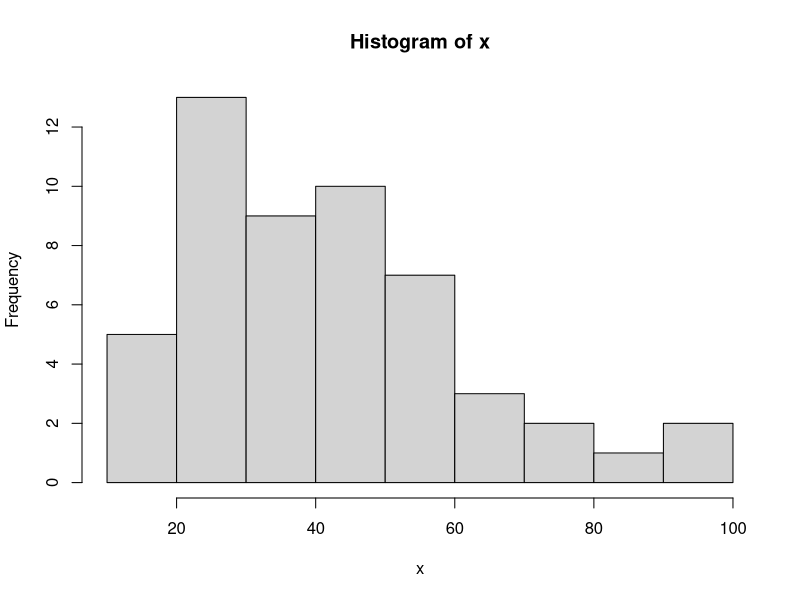
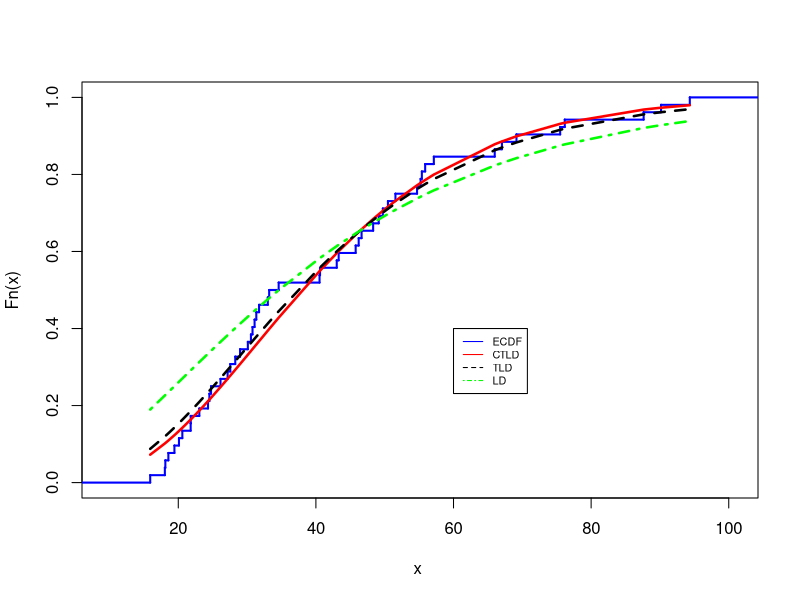

The R source for these figures, in order:

##################################
###### Graph Empirical PDF #######
##################################

#############################
### LIndley Distribution  ###
############################

##########################################
#### The extreme wind speed Data Set  ####
##########################################



x= c( 24.52, 69.15, 33.21, 30.79, 18.12, 94.34, 55.40, 28.28,
      49.73, 15.92, 21.81, 21.80, 30.56, 18.56, 87.63, 40.53,
      43.31, 20.10, 27.56, 90.16, 57.14, 28.98, 43.03, 49.13,
      50.47, 31.09, 27.17, 20.59, 65.99, 18.05, 19.44, 54.70,
      31.34, 48.32, 30.11, 46.22, 40.60, 24.76, 46.64, 75.50,
      45.78, 26.14, 23.06, 33.01, 51.56, 55.22, 67.04, 34.59,
      24.32, 55.88, 31.74, 76.17)


v= sort(x)

x=v
hist(x)




#########################################
### Cubic Transmuted Empirical CDF ######
#########################################


ecdf(x)
plot.stepfun(ecdf(x),main = "",
             xlab = "x ", ylab = "Fn(x)" , col.vert = "blue",col = "blue",cex=0.001,lwd=2)

##############################
### Cubic Transmuted CDF #####
##############################

l= 0.99999997 
t= 0.04301065

g1= (t^2)/(t+1)
g2= exp(-t*x)

g= g1* (1+x) * g2  # Base Distribution PDF #


G1= (t+1+(t*x))/(t+1)

G = 1- (G1*g2)   # Base Distribution CDF #


F1 = (1-l)* G
F2 = 3*l*(G^2) 
F3 = 2*l*(G^3) 

Fx1 = F1 +F2 - F3 # Cubic Distribution CDF #

lines(x,Fx1,col="red",lty=1,lwd=2.5)

#############################
#####  Transmuted CDF #######
#############################

t =  0.06443516
l = -0.99999969 


F1 = (t+1+t*x)/(t+1)
F2= F1*exp(-t*x)

Fx2 = (1-F2)*(1+l*F2)



lines(x,Fx2,col="black",lty=2,lwd=2.5)

###############################
####   Base Distribution  #####
###############################

t = 0.04716729 

g1= (t^2)/(t+1)
g2= exp(-t*x)

g= g1* (1+x) * g2  # Base Distribution PDF #


G1= (t+1+(t*x))/(t+1)

G = 1- (G1*g2)   # Base Distribution CDF #

lines(x,G,col="green",lty=4,lwd=2.5)


##################
####  Legend  ####
##################

legend(60,.4,legend=c("ECDF","CTLD ","TLD "
                              ,"LD "), 
       col=c("blue","red","black","green"),
       lty=c(1,1,2,4), ncol=1,cex = 0.65)

###################
#### Thank You ####
###################
